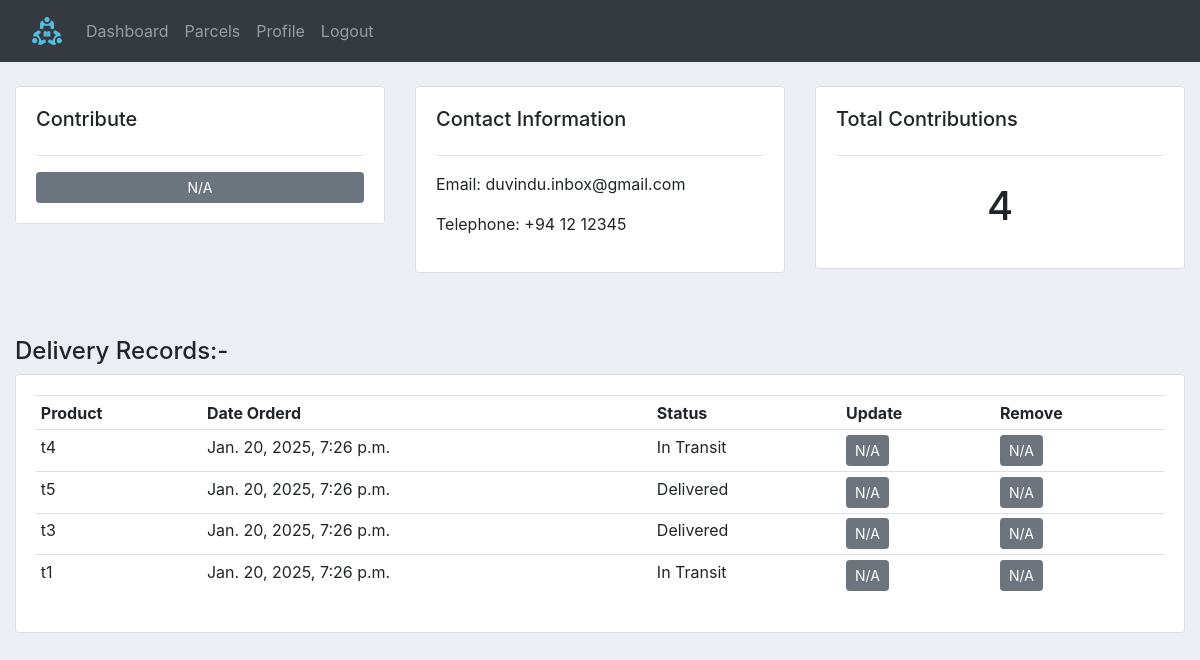
/customer_view/4/ (signed in), run on the app's committed database.
### home/models.py (models this page shows, shortened)
class Profile(models.Model):
    user = models.OneToOneField(User, on_delete=models.CASCADE)
    image = models.ImageField(upload_to='profile', null=True, blank=True)
    telephone = models.CharField(max_length=100, null=True, blank=True, default='+94 12 12345')

class Order(models.Model):
	STATUS = (
			('Delivered', 'Delivered'),
			('In Transit', 'In Transit'),
			)
	customer = models.ForeignKey(User, on_delete= models.CASCADE, null=True)
	product = models.ForeignKey(Product, on_delete= models.CASCADE, null=True)
	date_created = models.DateTimeField(default=timezone.now)
	note = models.CharField(max_length=100, null=True, blank=True)
	status = models.CharField(max_length=200, null=True, choices=STATUS)
	class Meta:
		ordering = ['-date_created']

class Product(models.Model):
	CATEGORY = (
			('Indoor', 'Indoor'),
			('Out Door', 'Out Door'),
			)
	by = models.ForeignKey(User, on_delete=models.CASCADE, null=True)
	name = models.CharField(max_length=200, null=True)
	price = models.FloatField(null=True)
	category = models.CharField(max_length=200, null=True, choices=CATEGORY)
	delivery_address = models.TextField()
	note = models.CharField(max_length=100, null=True, blank=True)
	date_created = models.DateTimeField(default=timezone.now)
	def __str__(self):
		return self.name
	class Meta:
		ordering = ['-date_created']

### home/views.py (the view)
# urls.py: path('customer_view/<int:pk>/', customer_page, name="customer_view"),
@login_required
def customer_page(request, pk):
	customer = User.objects.get(id=pk)
	orders = customer.order_set.all()
	total_orders = orders.count()
	context = {'customer':customer, 'orders':orders, 'total_orders':total_orders}
	return render(request, 'home/customer.html', context)

### home/templates/home/customer.html
{% extends 'base.html' %}
{% block content %}
<br>
<div class="row">
	<div class="col-md" style="padding-bottom: 1em">
		<div class="card card-body">
			<h5>Contribute</h5>
			<hr>
			{% if request.user == customer %}
				<a class="btn btn-outline-info  btn-sm btn-block" href="{% url 'take_parcel' customer.pk %}">Take Parcel</a>
			{% else %}
				<td><a class="btn btn-sm btn-secondary" href="">N/A</a></td>
			{% endif %}
		</div>
	</div>
	<div class="col-md" style="padding-bottom: 1em">
		<div class="card card-body">
			<h5>Contact Information</h5>
			<hr>
			<p>Email: {{customer.email}}</p>
			<p>Telephone: {{customer.profile.telephone}}</p>
		</div>
	</div>
	<div class="col-md" >
		<div class="card card-body">
			<h5>Total Contributions</h5>
			<hr>
			<h1 style="text-align: center;padding: 10px">{{total_orders}}</h1>
		</div>
	</div>
</div>
<br>
<br>
<h4 class="mb-2">Delivery Records:-</h4>
<div class="row">
	<div class="col-md">
		<div class="card card-body">
			<table class="table table-sm">
				<tr>
					<th>Product</th>
					<th>Date Orderd</th>
					<th>Status</th>
					<th>Update</th>
					<th>Remove</th>
				</tr>
				{% for order in orders %}
					{% if order.note != 'alt' %}
						<tr>
							<td>{{order.product}}</td>
							<td>{{order.date_created}}</td>
							<td>{{order.status}}</td>
							{% if request.user == customer %}
								<td><a class="btn btn-sm btn-warning" href="{% url 'update_order' order.id %}">Update</a></td>
								<td><a class="btn btn-sm btn-danger" href="{% url 'delete_order' order.id %}">Remove</a></td>
							{% else %}
								<td><a class="btn btn-sm btn-secondary" href="">N/A</a></td>
								<td><a class="btn btn-sm btn-secondary" href="">N/A</a></td>
							{% endif %}
						</tr>
					{% endif %}
				{% endfor %}
			</table>
		</div>
	</div>
</div>
{% endblock content %}

### static/css/main.css (style rules this page uses)
body { background-color: #ebeff5; }

### data on the page
Order: product "t4", date_created "Jan. 20, 2025, 7:26 p.m.", status "In Transit"
Order: product "t5", date_created "Jan. 20, 2025, 7:26 p.m.", status "Delivered"
Order: product "t3", date_created "Jan. 20, 2025, 7:26 p.m.", status "Delivered"
Order: product "t1", date_created "Jan. 20, 2025, 7:26 p.m.", status "In Transit"

### other printed values
{{ customer.email }} "duvindu.inbox@gmail.com"
{{ customer.profile.telephone }} "+94 12 12345"
{{ total_orders }} "4"
